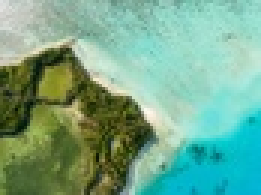
#> input picture Clustering/panoramic.jpeg, 87 x 65 px, shrunk from 877 x 657 before the run (shown 3 times larger)
$ python kmeans_segmentation.py
#> lines starting #> are read from the running program, lines starting #| are printed output that depends on the picture
import numpy as np
import cv2
import matplotlib.pyplot as plt

img1 = cv2.imread("panoramic.jpeg")
#> img1 is the input picture: shape (65, 87, 3); mean B, G, R 140.7, 168.2, 116.2
img2 = cv2.imread("1.jpg")
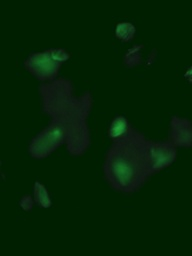
#> input picture Clustering/1.jpg, 192 x 256 px, shrunk from 1944 x 2592 before the run
#> img2 is the input picture: shape (256, 192, 3); mean B, G, R 3.7, 32.9, 2.9

def vectorize_image(img):
    img = cv2.cvtColor(img, cv2.COLOR_BGR2RGB)
    img_vectorized = img.reshape((-1,3))
    img_vectorized = np.float32(img_vectorized)

    return img_vectorized

img1_vectorized = vectorize_image(img1)
img2_vectorized = vectorize_image(img2)

def calculate_sse(data, n_clusters, label, centroid):
    error = 0
    for i in range(n_clusters):
        error += np.sum(np.square(data[label == i] - centroid[i]))

    return error

from sklearn.metrics import pairwise_distances_argmin
def kmeans(data, n_clusters):
#> called with data = array of shape (5655, 3), n_clusters = 2
    rand = np.random.RandomState(42)
    random_point = rand.permutation(data.shape[0])[:n_clusters]
#> random_point = [3948, 5097]
    centroid = data[random_point]
#> centroid = [[92, 101, 36], [91, 173, 151]]

    while True:
        label = pairwise_distances_argmin(data, centroid)
        new_centroid = np.array([data[label == i].mean(0) if data[label == i].size != 0 else [0,0,0] for i in range(n_clusters)])

        if np.all(centroid == new_centroid):
            break
        centroid = new_centroid
#> this loop made 5 passes
#> centroid on passes 1 to 4: [[83.5, 95.58, 40.69], [131.6, 202.3, 187.7]], [[84.35, 97.97, 43.6], [132.3, 203.6, 189.7]], [[84.63, 98.33, 43.92], [132.3, 203.7, 190]], [[84.59, 98.36, 43.98], [132.4, 203.7, 190]]

    return centroid, label

def convert_color(data, label, centroid):
    new_data = np.copy(data)
    for i in range(centroid.shape[0]):
        new_data[label == i] = centroid[i].astype(int)

    return new_data

def visualize(original_image, segmented_image, label, centroid):
    result_image = convert_color(segmented_image, label, centroid)
    result_image = np.uint8(result_image.reshape(original_image.shape))

    figure_size = 15
    plt.figure(figsize=(figure_size,figure_size))
    plt.subplot(1,2,2),plt.imshow(result_image)
    plt.title('Segmented Image'), plt.xticks([]), plt.yticks([])
    plt.show()

centroid12, label12 = kmeans(img1_vectorized, 2)
#> centroid12 = [[84.59, 98.36, 43.98], [132.4, 203.7, 190]]; label12 = 5655 values, max 1 at index 0, min 0 at index 986, mean 0.662
visualize(img1, img1_vectorized, label12, centroid12)
#> in visualize, `result_image = np.uint8(result_image.reshape(original_image.shape))`:
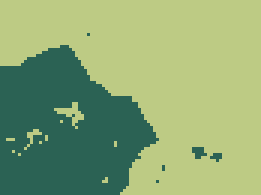
#> result_image: shape (65, 87, 3) (shown 3 times larger); mean B, G, R 115.8, 167.6, 139.7

centroid13, label13 = kmeans(img1_vectorized, 3)
#> centroid13 = [[65.27, 78.81, 31.2], [132.1, 204.9, 192], [120.5, 135.4, 71.95]]; label13 = 5655 values, max 2 at index 37, min 0 at index 1409, mean 0.929
visualize(img1, img1_vectorized, label13, centroid13)
#> in visualize (call 2), `result_image = np.uint8(result_image.reshape(original_image.shape))`:
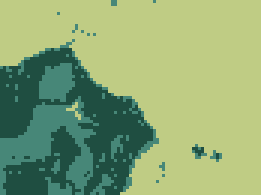
#> result_image: shape (65, 87, 3) (shown 3 times larger); mean B, G, R 116, 167.4, 139.9

centroid22, label22 = kmeans(img2_vectorized, 2)
#> centroid22 = [[14.7, 44.17, 19.24], [0.591, 30.74, 0.728]]
visualize(img2, img2_vectorized, label22, centroid22)
#> in visualize (call 3), `result_image = np.uint8(result_image.reshape(original_image.shape))`:
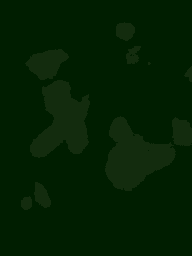
#> result_image: shape (256, 192, 3); mean B, G, R 2.3, 32.3, 3.1

centroid23, label23 = kmeans(img2_vectorized, 3)
#> centroid23 = [[14.7, 44.17, 19.24], [0.591, 30.74, 0.728], [0, 0, 0]]
visualize(img2, img2_vectorized, label23, centroid23)

def elbow_method(data):
    wcss = []
    for i in range(1, 11):
        cent, lab = kmeans(data, i)
        err = calculate_sse(data, i, lab, cent)
        wcss.append(err)
#> this loop made 10 passes
#> err on passes 5 to 10: 6007872.1, 4363010.1, 3344688.2, 3066509.3, 2775125, 2580135.4
#> (cent, err) on passes 1 to 2: ([[116.2, 168.2, 140.7]], 66810984), ([[84.59, 98.36, 43.98], [132.4, 203.7, 190]], 22921382.5)
#> after the loop, wcss = [66810984, 22921382.5, 19540502.8, 18492072.5, 6007872.1, 4363010.1, 3344688.2, 3066509.3, 2775125, 2580135.4]
    plt.plot(range(1, 11), wcss)
    plt.title('The Elbow Method')
    plt.xlabel('Number of clusters')
    plt.ylabel('SSE')
    plt.show()
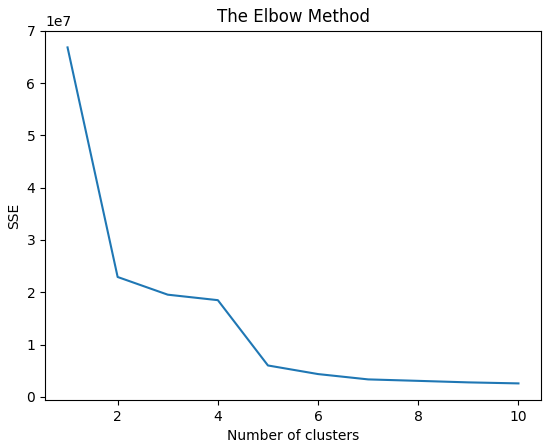
#> figure drawn by matplotlib, 1 panel; curve peaks at x = 1, y = 66810984

elbow_method(img1_vectorized)
elbow_method(img2_vectorized)
#> the loop in elbow_method (call 2), `for i in range(1, 11):` made 10 passes
#> err on passes 5 to 10: 1380499.5, 791203, 648794.5, 648794.5, 648794.5, 648794.5
#> (cent, err) on passes 1 to 3: ([[2.87, 32.9, 3.71]], 9137142), ([[14.7, 44.17, 19.24], [0.591, 30.74, 0.728]], 4336356.8), ([[14.7, 44.17, 19.24], [0.591, 30.74, 0.728], [0, 0, 0]], 4336356.5)
#> after the loop in elbow_method (call 2), `for i in range(1, 11):`: wcss = [9137142, 4336356.8, 4336356.5, 4336356.5, 1380499.5, 791203, 648794.5, 648794.5, 648794.5, 648794.5]
#> in elbow_method (call 2), `plt.show()`:
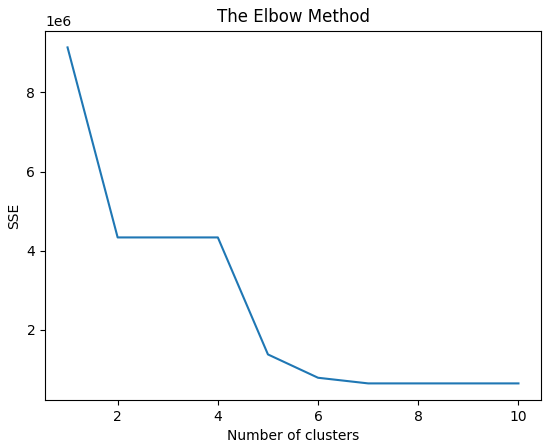
#> figure drawn by matplotlib, 1 panel; curve peaks at x = 1, y = 9137142
